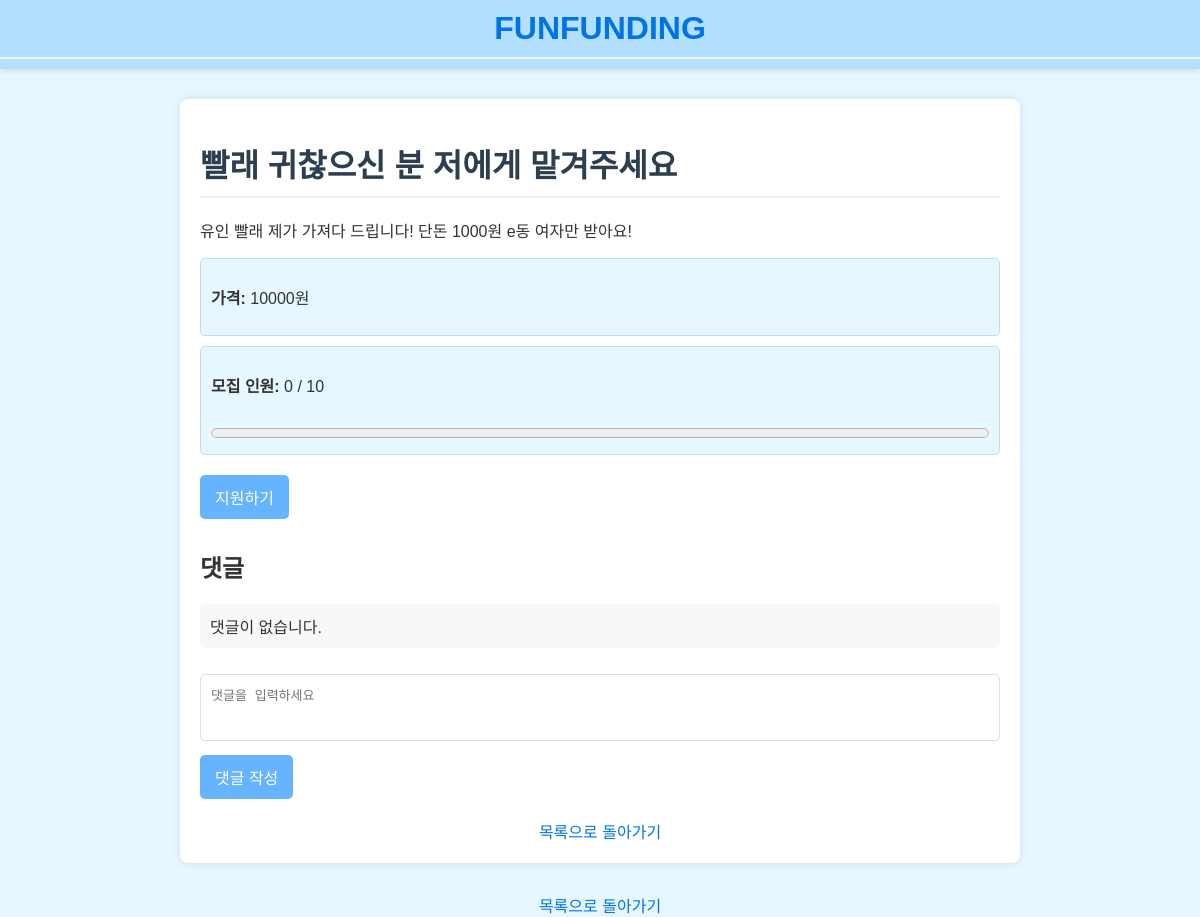
The page /posts/9/ on the database as committed earlier.
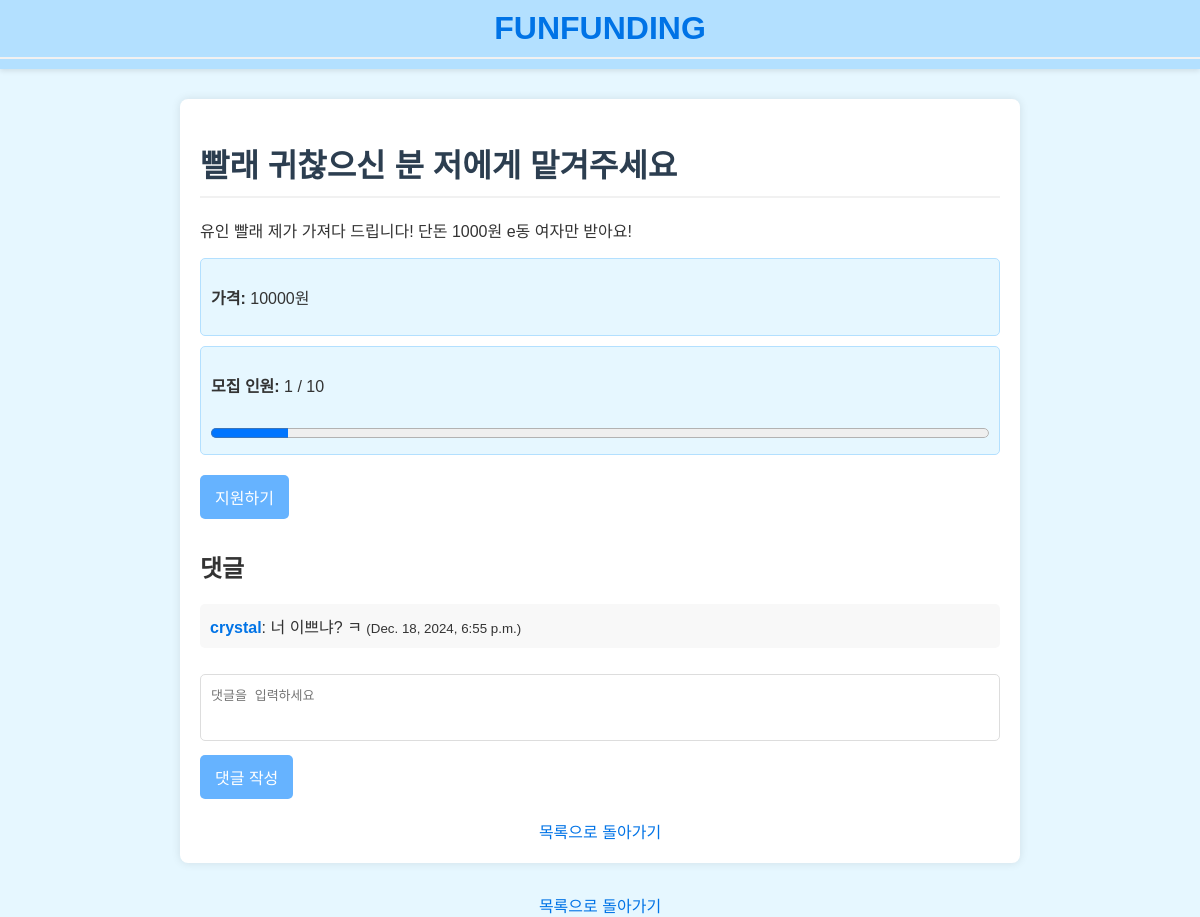
The same page on the database as committed later.
### funding/models.py (models this page shows, shortened)
class Post(models.Model):
    title = models.CharField(max_length=100)  # 게시글 제목
    content = models.TextField()  # 게시글 내용
    price = models.PositiveIntegerField()  # 가격
    capacity = models.PositiveIntegerField(default=10)  # 모집 인원
    current_applicants = models.PositiveIntegerField(default=0)  # 현재 지원자 수
    created_at = models.DateTimeField(auto_now_add=True)  # 생성 시간
    updated_at = models.DateTimeField(auto_now=True)  # 수정 시간
    author = models.ForeignKey(User, on_delete=models.CASCADE, related_name='posts')  # 작성자
    def is_full(self):
        return self.current_applicants >= self.capacity  # 모집 마감 여부

class Comment(models.Model):
    post = models.ForeignKey('Post', on_delete=models.CASCADE, related_name='comments')  # 게시글과 연결
    user = models.ForeignKey(User, on_delete=models.CASCADE)  # 댓글 작성자
    content = models.TextField()  # 댓글 내용
    created_at = models.DateTimeField(auto_now_add=True)  # 댓글 작성 시간

### funding/views.py (the view, shortened to what this page needs)
# urls.py: path('posts/<int:pk>/', views.post_detail, name='post_detail'),  # 상세 페이지
def post_detail(request, pk):
    post = get_object_or_404(Post, pk=pk)
    comments = post.comments.all()
    return render(request, 'funding/post_detail.html', {'post': post, 'comments': comments})

### funding/templates/funding/post_detail.html (shortened to what this page needs)
<!DOCTYPE html>
<html lang="en">
<head>
</head>
<body>
    <header>
        <div class="logo">
            <a href="{% url 'post_list' %}">
                <h1>FunFunding</h1>
            </a>
        </div>
    </header>
    <div class="container">
        <h1>{{ post.title }}</h1>
        <p>{{ post.content }}</p>
        <div class="price-info">
            <p><strong>가격:</strong> {{ post.price }}원</p>
        </div>
        <div class="progress-info">
            <p><strong>모집 인원:</strong> {{ post.current_applicants }} / {{ post.capacity }}</p>
            <progress value="{{ post.current_applicants }}" max="{{ post.capacity }}"></progress>
        </div>
        {% if not post.is_full %}
            <form method="POST">
                <button type="submit" name="support">지원하기</button>
            </form>
        {% else %}
            <p class="alert">모집이 마감되었습니다.</p>
        {% endif %}
        <div class="comment-section">
            <h2>댓글</h2>
            <ul class="comment-list">
                {% for comment in comments %}
                    <li>
                        <div>
                            <strong>{{ comment.user.username }}</strong>: {{ comment.content }}
                            <small>({{ comment.created_at }})</small>
                        </div>
                    </li>
                {% empty %}
                    <li>댓글이 없습니다.</li>
                {% endfor %}
            </ul>
            <form method="POST">
                <textarea name="content" rows="3" placeholder="댓글을 입력하세요" required></textarea>
                <button type="submit" name="comment">댓글 작성</button>
            </form>
        </div>
        <div class="footer">
            <a href="{% url 'post_list' %}">목록으로 돌아가기</a>
        </div>
    </div>
</body>
</html>
        <div class="footer">
            <a href="{% url 'post_list' %}">목록으로 돌아가기</a>
        </div>
</body>
</html>

Rows that differ between the two databases and show on the page:
changed Post "빨래 귀찮으신 분 저에게 맡겨주세요": current_applicants "0" → "1"
added Comment: user.username "crystal", content "너 이쁘냐? ㅋ", created_at "Dec. 18, 2024, 6:55 p.m."
Other text that changed with them:
text no longer shown: "댓글이 없습니다."
